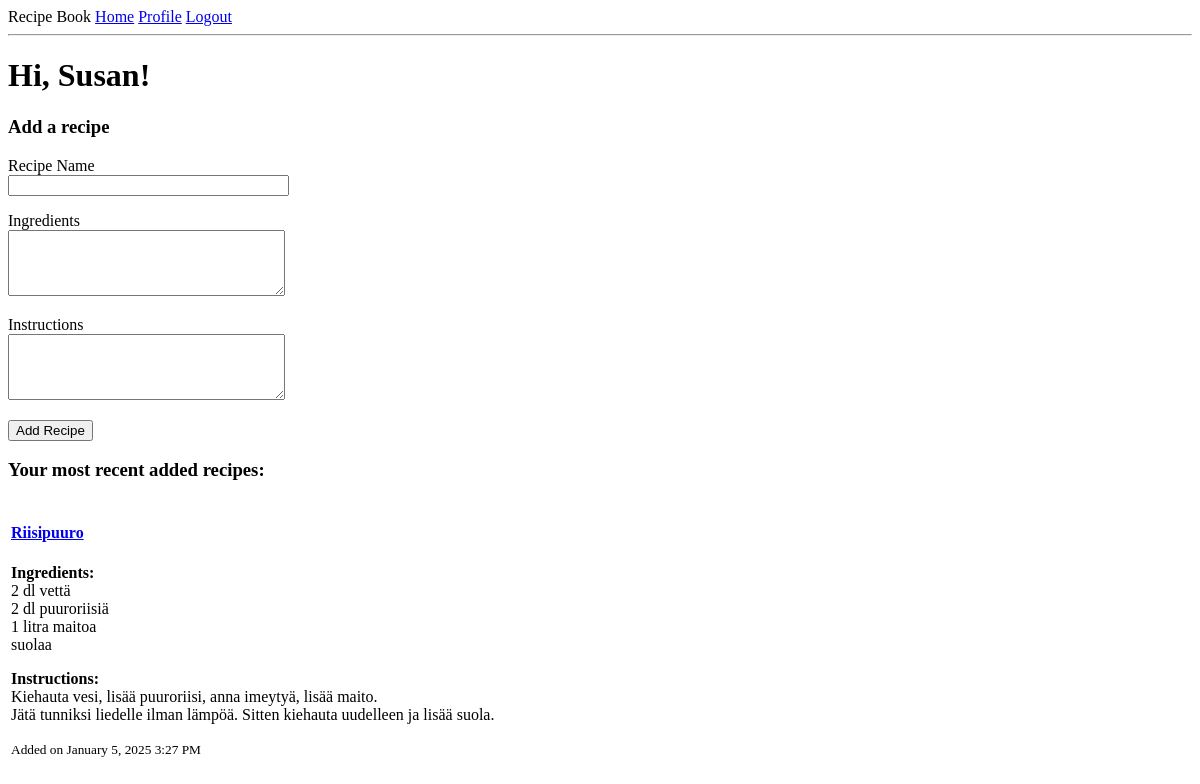
Before: /index (signed in) with the older database file.
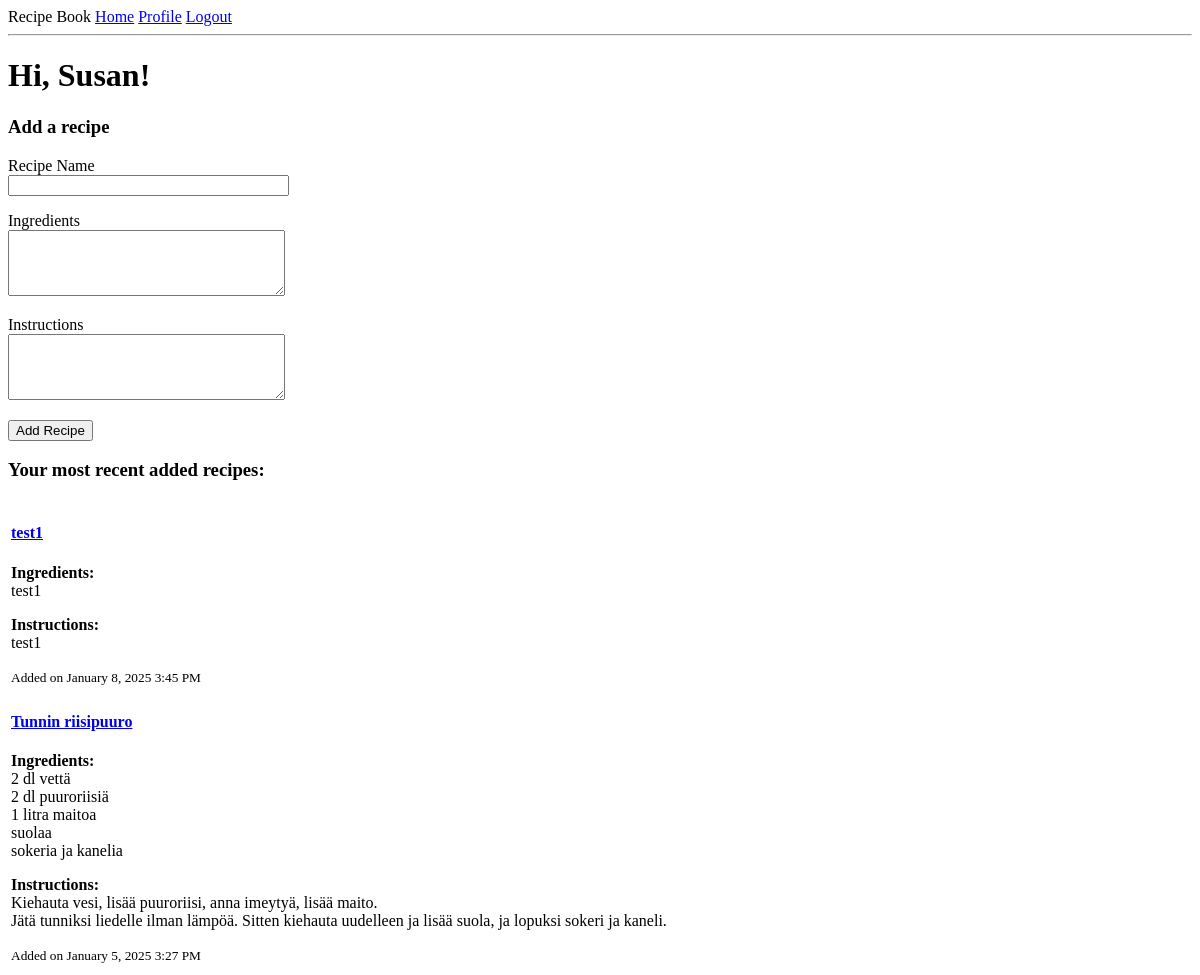
After: the same page with the newer database file.
### app/models.py (models this page shows, shortened)
class User(UserMixin, db.Model):
    id: so.Mapped[int] = so.mapped_column(primary_key=True)
    username: so.Mapped[str] = so.mapped_column(sa.String(64), index=True,
                                                unique=True)
    email: so.Mapped[str] = so.mapped_column(sa.String(120), index=True,
                                             unique=True)
    password_hash: so.Mapped[Optional[str]] = so.mapped_column(sa.String(256))
    recipes: so.Mapped['Recipe'] = so.relationship(back_populates='author')

class Recipe(db.Model):
    id: so.Mapped[int] = so.mapped_column(primary_key=True)
    name: so.Mapped[str] = so.mapped_column(sa.String(128), nullable=False)
    ingredients: so.Mapped[str] = so.mapped_column(sa.Text)
    instructions: so.Mapped[str] = so.mapped_column(sa.Text)
    timestamp: so.Mapped[datetime] = so.mapped_column(
        index=True, default=lambda: datetime.now(timezone.utc))
    user_id: so.Mapped[int] = so.mapped_column(sa.ForeignKey(User.id),
                                               index=True)
    author: so.Mapped[User] = so.relationship(back_populates='recipes')

### app/routes.py (the view, shortened to what this page needs)
@app.route('/', methods=['GET', 'POST'])
@app.route('/index', methods=['GET', 'POST'])
@login_required
def index():
    form = RecipeForm(mode="add")
    recipes = db.session.scalars(
        sa.select(Recipe).where(Recipe.user_id == current_user.id)
        .order_by(Recipe.timestamp.desc())
    ).all()
    return render_template('index.html', title='Home', form=form, recipes=recipes)

### app/forms.py
class RecipeForm(FlaskForm):
    name = StringField('Recipe Name', validators=[DataRequired(), Length(max=128)])
    ingredients = TextAreaField('Ingredients', validators=[DataRequired()])
    instructions = TextAreaField('Instructions', validators=[DataRequired()])
    submit = SubmitField()
    def __init__(self, mode=None, *args, **kwargs):
        super().__init__(*args, **kwargs)
        if mode == "add":
            self.submit.label.text = "Add Recipe"
        elif mode == "edit":
            self.submit.label.text = "Edit Recipe"
        else:
            self.submit.label.text = "Submit"  # Default for neutral cases

### app/models.py (called while the page is built)
@login.user_loader
def load_user(id):
    return db.session.get(User, int(id))

### app/routes.py (called while the page is built)
@app.template_filter('nl2br')
def nl2br(value):
    _newline_re = re.compile(r'(?:\r\n|\r|\n)+')
    result = u'<br>'.join(escape(line) for line in _newline_re.split(value))
    return Markup(result)

### app/templates/index.html (shortened to what this page needs)
{% extends "base.html" %}
{% block content %}
    <h1>Hi, {{ current_user.username }}!</h1>
    <h3>Add a recipe</h3>
    <form action="" method="post">
        <p>
            {{ form.name.label }}<br>
            {{ form.name(size=32) }}<br>
        </p>
        <p>
            {{ form.ingredients.label }}<br>
            {{ form.ingredients(cols=32, rows=4) }}<br>
        </p>
        <p>
            {{ form.instructions.label }}<br>
            {{ form.instructions(cols=32, rows=4) }}<br>
        </p>
        <p>{{ form.submit() }}</p>
    </form>
    <h3>Your most recent added recipes:</h3>
    {% for recipe in recipes %}
        {% set show_link = True %}
        {% include '_recipe.html' %}
    {% endfor %}
{% endblock %}

### app/templates/base.html (shortened to what this page needs)
<!doctype html>
<html>
    <head>
    </head>
    <body>
        <div>
            Recipe Book
            <a href="{{ url_for('index') }}">Home</a>
            {% if current_user.is_anonymous %}
            <a href="{{ url_for('login') }}">Login</a>
            {% else %}
            <a href="{{ url_for('user', username=current_user.username) }}">Profile</a>
            <a href="{{ url_for('logout') }}">Logout</a>
            {% endif %}
        </div>
        <hr>
        {% block content %}{% endblock %}
    </body>
</html>

### app/templates/_recipe.html
<table>
    <tr valign="top">
        <td>
            {% if show_link %}
                <h4><a href="{{ url_for('recipe', recipe_id=recipe.id) }}">{{ recipe.name }}</a></h4>
            {% else %}
                <h4>{{ recipe.name }}</h4>
            {% endif %}
            <p><strong>Ingredients:</strong><br>{{ recipe.ingredients | nl2br }}</p>
            <p><strong>Instructions:</strong><br>{{ recipe.instructions| nl2br }}</p>
            <small>Added on {{ moment(recipe.timestamp).format('LLL') }}</small>
        </td>
    </tr>
</table>

Changed rows visible on the page:
added Recipe: name "test1", ingredients "test1", instructions "test1", timestamp "January 8, 2025 3:45 PM"
changed Recipe: name "Riisipuuro" → "Tunnin riisipuuro"; ingredients "2 dl vettä 2 dl puuroriisiä 1 litra maitoa suolaa" → "2 dl vettä 2 dl puuroriisiä 1 litra maitoa suolaa sokeria ja kanelia"; instructions "Kiehauta vesi, lisää puuroriisi, anna imeytyä, lisää maito. Jätä tunniksi liedelle ilman lämpöä. Sitten kiehauta uudelleen ja lisää suola." → "…kiehauta uudelleen ja lisää suola, ja lopuksi sokeri ja kaneli."
